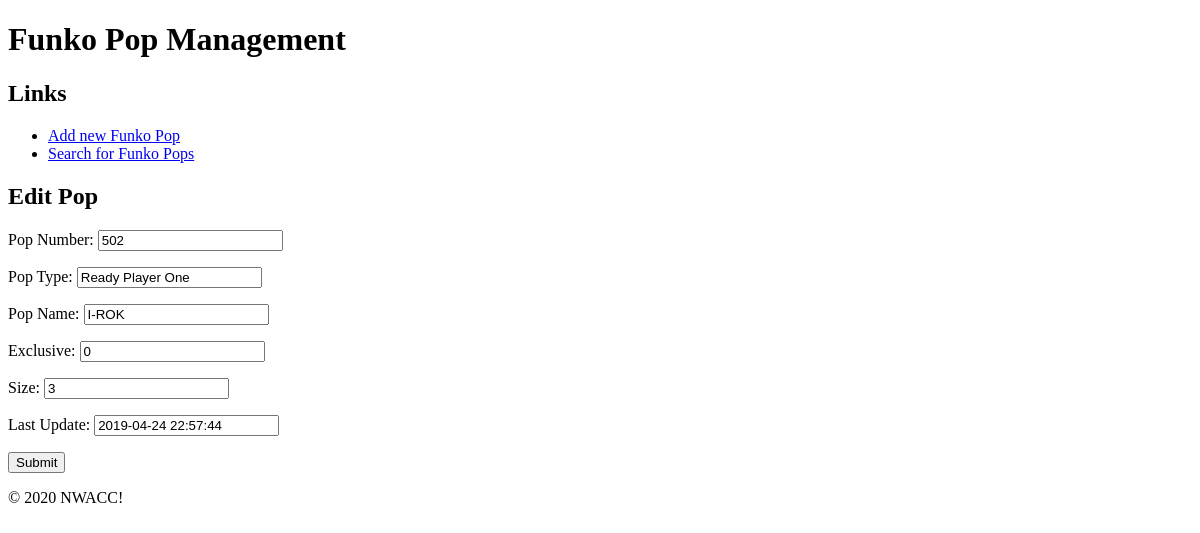
Page /index.php?action=show_add_edit_pops&pop_id=16 on the committed database.
### tables this page shows
CREATE TABLE `pops` (
  `id` int(11) NOT NULL,
  `pop_number` int(11) NOT NULL,
  `pop_type` varchar(50) NOT NULL,
  `pop_name` varchar(50) NOT NULL,
  `exclusive` tinyint(4) NOT NULL,
  `size` int(11) NOT NULL,
  `last_update` datetime NOT NULL DEFAULT CURRENT_TIMESTAMP
);

### manage/pops_db.php (called while the page is built, shortened)
<?php
    function getPop($id) {
        global $db;
        $query = 'SELECT id, pop_number, pop_type, pop_name, exclusive, size, last_update
                  FROM pops
                  WHERE id = :id';
        try {
            $statement = $db->prepare($query);
            $statement->bindValue(':id', $id);
            $statement->execute();
            $result = $statement->fetch();
            return $result;
        } catch (PDOException $exception) {
            displayError($exception->getMessage());
        }
    }
?>

### manage/pops_add_edit.php (the view, shortened to what this page needs)
<?php
    include('header.php');
    if (isset($pop_id)) {
        $header = 'Edit Pop';
    } else {
        $header = 'Add Pop';
    }
?>
    <section>
        <h2><?php echo $header; ?></h2>
        <form action="index.php" method="post" id="add_edit_pop_form">
            <p>
                <label for="popNumber">Pop Number: </label>
                <input type="text" name="popNumber" id="popNumber" value="<?php echo $pop['pop_number']; ?>" />
            </p>
            <p>
                <label for="popType">Pop Type: </label>
                <input type="text" name="popType" id="popType" value="<?php echo $pop['pop_type']; ?>" />
            </p>
            <p>
                <label for="popName">Pop Name: </label>
                <input type="text" name="popName" id="popName" value="<?php echo $pop['pop_name']; ?>" />
            </p>
            <p>
                <label for="exclusive">Exclusive: </label>
                <input type="text" name="exclusive" id="exclusive" value="<?php echo $pop['exclusive']; ?>" />
            </p>
            <p>
                <label for="size">Size: </label>
                <input type="text" name="size" id="size" value="<?php echo $pop['size']; ?>" />
            </p>
            <p>
                <label for="lastUpdate">Last Update: </label>
                <input type="text" name="lastUpdate" id="lastUpdate" value="<?php echo $pop['last_update']; ?>" />
            </p>
            <input type="submit" value="Submit" name="submit" />
        </form>
    </section>
<?php include('footer.php'); ?>

### rows in the picture
pops: popNumber "502", popType "Ready Player One", popName "I-ROK", exclusive "0", size "3", lastUpdate "2019-04-24 22:57:44"

### other values in the picture
$header "Edit Pop"
